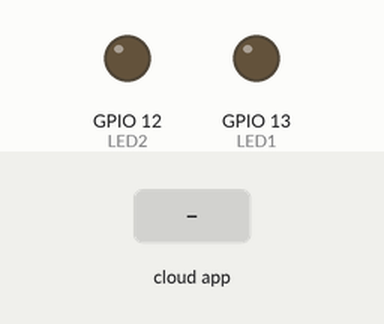
This sketch was run on a simulated ESP8266 (NodeMCU). On the bench: output pins drawn as LEDs (lit = HIGH). The test bench sets the inputs (shaded band).

Above: at 1.2 s.
1.3 s: the phone or cloud app sets led1 to 1
At 2.4 s:
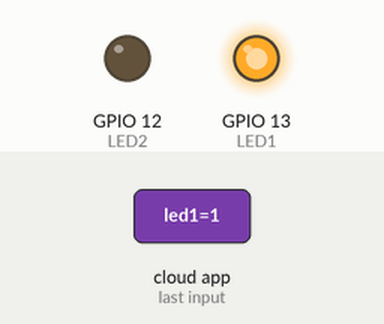
2.8 s: the phone or cloud app sets led2 to 1
At 3.5 s:
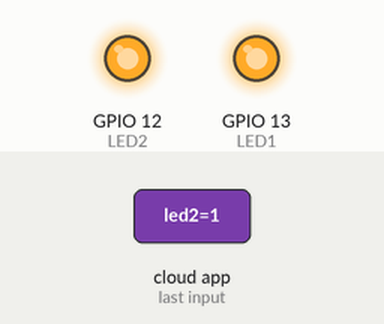
4.3 s: the phone or cloud app sets led1 to 0
At 4.7 s:
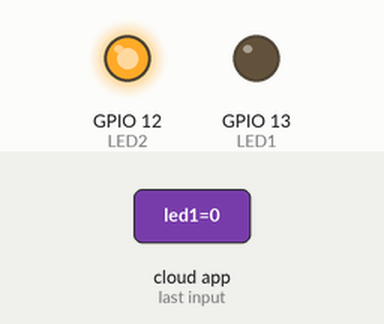
5.8 s: the phone or cloud app sets led2 to 0
At 7.1 s:
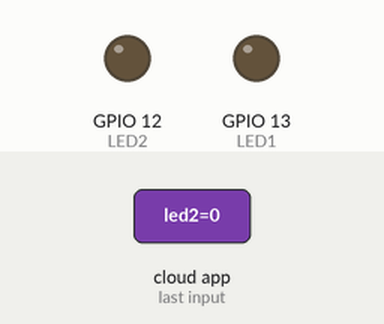
Timing chart, 0 to 8.3 s (numbered marks = the images above; inputs shaded):
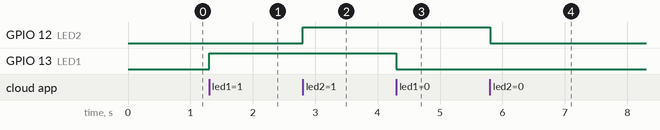

Measured:
- after the input at 1.3 s, GPIO 13 (LED1): LOW → HIGH at once
- after the input at 2.8 s, GPIO 12 (LED2): LOW → HIGH at once
- after the input at 4.3 s, GPIO 13 (LED1): HIGH → LOW at once
- after the input at 5.8 s, GPIO 12 (LED2): HIGH → LOW at once

The sketch:

ioe2_p2_arduino.ino
```cpp
////Code developed by Steve Hudak to be used//////
////with Sheridan IxD Thinger guide 2////////

#include <ThingerESP8266.h>
#include <ESP8266WiFi.h>

#define USERNAME "sammybro098"
#define DEVICE_ID "esp8266"
#define DEVICE_CREDENTIAL "Z$IKjLz72mk9oZzz"

#define SSID "COGECO-2C940"
#define SSID_PASSWORD "0988DCOGECO"

ThingerESP8266 thing(USERNAME, DEVICE_ID, DEVICE_CREDENTIAL);

// digital pin, pin that goes to your LED
#define LED1 13
#define LED2 12
#define BUTTON1 14
//#define BUTTON2 15

void setup() {
  Serial.begin(115200);
  pinMode(LED1, OUTPUT);
  pinMode(LED2, OUTPUT);
  pinMode(BUTTON1, INPUT);
  //pinMode(BUTTON2, INPUT);

  thing.add_wifi(SSID, SSID_PASSWORD);

  // pin control example (i.e. turning on/off a light, a relay, etc)
  thing["led1"]<< digitalPin(LED1);
  thing["led2"]<< digitalPin(LED2);
  thing["input1"] >> [](pson& out){
      int input1 = 0;
      input1 = digitalRead(BUTTON1);
      Serial.println(input1);
      out = input1;
      };
//  thing["input2"] >> [](pson& out){
//      int input2 = 0;
//      input2 = digitalRead(BUTTON2);
//      Serial.println(input2);
//      out = input2;
//      };
}

void loop() {
  thing.handle();

}
```
